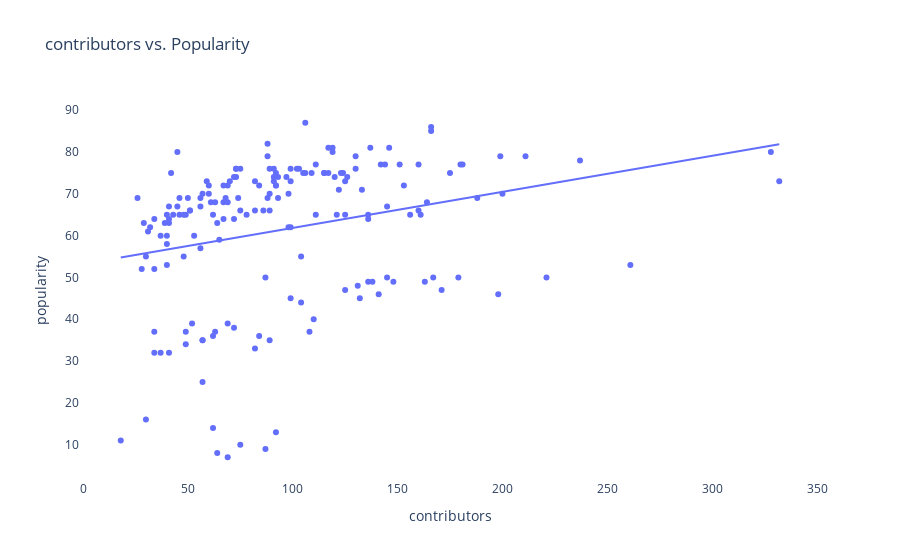
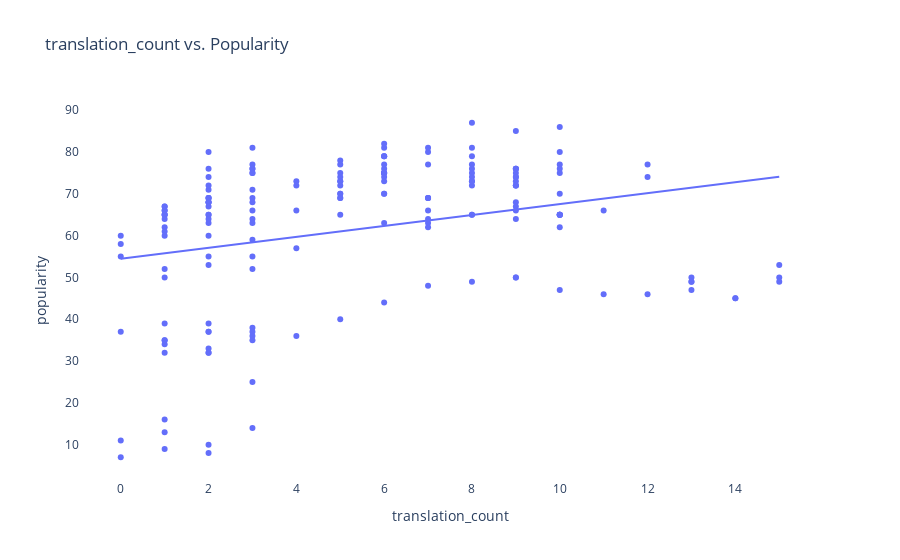
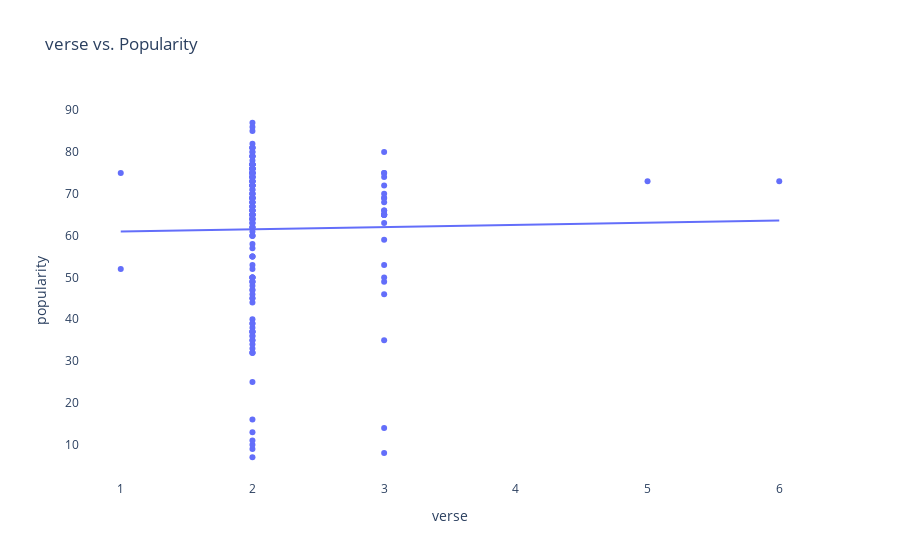
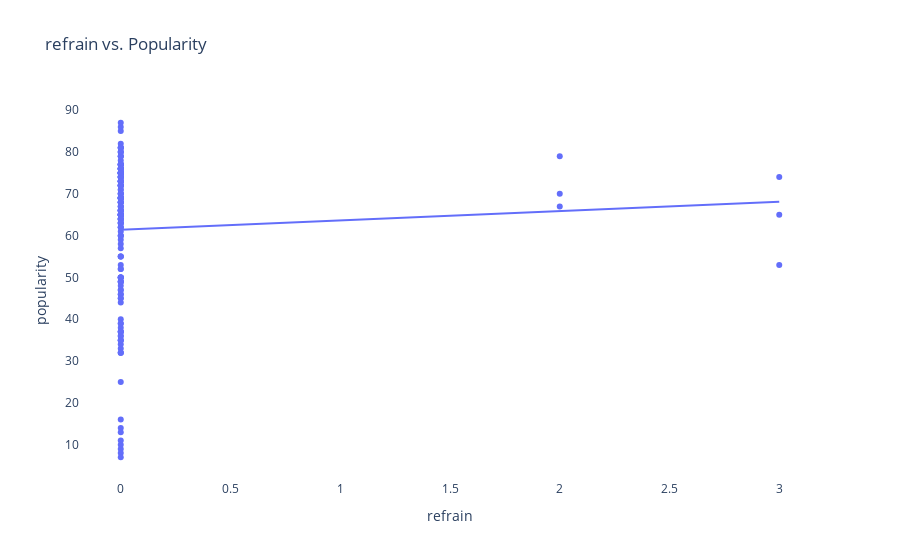

The cell these charts' notebook holds for them, in order:
### Code cell
# Create a scatterplot for each column in the dataframe against popularity
for col in df[numeric_columns].drop(columns='popularity'):
    fig = px.scatter(df, x=col, y='popularity', trendline="ols", title=f"{col} vs. Popularity")
    fig.update_layout(
        xaxis=dict(showgrid=False), 
        yaxis=dict(showgrid=False, range=[0, None]),
        plot_bgcolor='rgba(0,0,0,0)'
    )
    
    fig.show()

### Figure 1 — Plotly figure (JSON) as saved in the notebook; plotly's stock layout.template omitted (floating-point values rounded to 4 significant figures; data arrays with more than 128 entries replaced by an {"elided": "..."} marker saying what was removed)
{"data": [{"hovertemplate": "contributors=%{x}<br>popularity=%{y}<extra></extra>", "legendgroup": "", "marker": {"color": "#636efa", "symbol": "circle"}, "mode": "markers", "name": "", "orientation": "v", "showlegend": false, "type": "scatter", "x": {"elided": "179 int values"}, "xaxis": "x", "y": {"elided": "179 int values"}, "yaxis": "y"}, {"hovertemplate": "<b>OLS trendline</b><br>popularity = 0.0864216 * contributors + 53.1912<br>R<sup>2</sup>=0.070658<br><br>contributors=%{x}<br>popularity=%{y} <b>(trend)</b><extra></extra>", "legendgroup": "", "marker": {"color": "#636efa", "symbol": "circle"}, "mode": "lines", "name": "", "showlegend": false, "type": "scatter", "x": {"elided": "179 int values"}, "xaxis": "x", "y": {"elided": "179 float values"}, "yaxis": "y"}], "layout": {"autosize": true, "legend": {"tracegroupgap": 0}, "plot_bgcolor": "rgba(0, 0, 0, 0)", "title": {"text": "contributors vs. Popularity"}, "xaxis": {"anchor": "y", "autorange": true, "domain": [0, 1], "range": [-0.7761, 350.8], "showgrid": false, "title": {"text": "contributors"}, "type": "linear"}, "yaxis": {"anchor": "x", "autorange": true, "domain": [0, 1], "range": [0.3981, 93.6], "showgrid": false, "title": {"text": "popularity"}, "type": "linear"}}}

### Figure 2 — Plotly figure (JSON) as saved in the notebook; plotly's stock layout.template omitted (floating-point values rounded to 4 significant figures; data arrays with more than 128 entries replaced by an {"elided": "..."} marker saying what was removed)
{"data": [{"hovertemplate": "translation_count=%{x}<br>popularity=%{y}<extra></extra>", "legendgroup": "", "marker": {"color": "#636efa", "symbol": "circle"}, "mode": "markers", "name": "", "orientation": "v", "showlegend": false, "type": "scatter", "x": {"elided": "179 int values"}, "xaxis": "x", "y": {"elided": "179 int values"}, "yaxis": "y"}, {"hovertemplate": "<b>OLS trendline</b><br>popularity = 1.30887 * translation_count + 54.4465<br>R<sup>2</sup>=0.079232<br><br>translation_count=%{x}<br>popularity=%{y} <b>(trend)</b><extra></extra>", "legendgroup": "", "marker": {"color": "#636efa", "symbol": "circle"}, "mode": "lines", "name": "", "showlegend": false, "type": "scatter", "x": {"elided": "179 int values"}, "xaxis": "x", "y": {"elided": "179 float values"}, "yaxis": "y"}], "layout": {"autosize": true, "legend": {"tracegroupgap": 0}, "plot_bgcolor": "rgba(0, 0, 0, 0)", "title": {"text": "translation_count vs. Popularity"}, "xaxis": {"anchor": "y", "autorange": true, "domain": [0, 1], "range": [-0.8969, 15.9], "showgrid": false, "title": {"text": "translation_count"}, "type": "linear"}, "yaxis": {"anchor": "x", "autorange": true, "domain": [0, 1], "range": [0.3981, 93.6], "showgrid": false, "title": {"text": "popularity"}, "type": "linear"}}}

### Figure 3 — Plotly figure (JSON) as saved in the notebook; plotly's stock layout.template omitted (floating-point values rounded to 4 significant figures; data arrays with more than 128 entries replaced by an {"elided": "..."} marker saying what was removed)
{"data": [{"hovertemplate": "verse=%{x}<br>popularity=%{y}<extra></extra>", "legendgroup": "", "marker": {"color": "#636efa", "symbol": "circle"}, "mode": "markers", "name": "", "orientation": "v", "showlegend": false, "type": "scatter", "x": {"elided": "179 int values"}, "xaxis": "x", "y": {"elided": "179 int values"}, "yaxis": "y"}, {"hovertemplate": "<b>OLS trendline</b><br>popularity = 0.534717 * verse + 60.4357<br>R<sup>2</sup>=0.000253<br><br>verse=%{x}<br>popularity=%{y} <b>(trend)</b><extra></extra>", "legendgroup": "", "marker": {"color": "#636efa", "symbol": "circle"}, "mode": "lines", "name": "", "showlegend": false, "type": "scatter", "x": {"elided": "179 int values"}, "xaxis": "x", "y": {"elided": "179 float values"}, "yaxis": "y"}], "layout": {"autosize": true, "legend": {"tracegroupgap": 0}, "plot_bgcolor": "rgba(0, 0, 0, 0)", "title": {"text": "verse vs. Popularity"}, "xaxis": {"anchor": "y", "autorange": true, "domain": [0, 1], "range": [0.701, 6.299], "showgrid": false, "title": {"text": "verse"}, "type": "linear"}, "yaxis": {"anchor": "x", "autorange": true, "domain": [0, 1], "range": [0.3981, 93.6], "showgrid": false, "title": {"text": "popularity"}, "type": "linear"}}}

### Figure 4 — Plotly figure (JSON) as saved in the notebook; plotly's stock layout.template omitted (floating-point values rounded to 4 significant figures; data arrays with more than 128 entries replaced by an {"elided": "..."} marker saying what was removed)
{"data": [{"hovertemplate": "refrain=%{x}<br>popularity=%{y}<extra></extra>", "legendgroup": "", "marker": {"color": "#636efa", "symbol": "circle"}, "mode": "markers", "name": "", "orientation": "v", "showlegend": false, "type": "scatter", "x": {"elided": "179 int values"}, "xaxis": "x", "y": {"elided": "179 int values"}, "yaxis": "y"}, {"hovertemplate": "<b>OLS trendline</b><br>popularity = 2.22647 * refrain + 61.4112<br>R<sup>2</sup>=0.003472<br><br>refrain=%{x}<br>popularity=%{y} <b>(trend)</b><extra></extra>", "legendgroup": "", "marker": {"color": "#636efa", "symbol": "circle"}, "mode": "lines", "name": "", "showlegend": false, "type": "scatter", "x": {"elided": "179 int values"}, "xaxis": "x", "y": {"elided": "179 float values"}, "yaxis": "y"}], "layout": {"autosize": true, "legend": {"tracegroupgap": 0}, "plot_bgcolor": "rgba(0, 0, 0, 0)", "title": {"text": "refrain vs. Popularity"}, "xaxis": {"anchor": "y", "autorange": true, "domain": [0, 1], "range": [-0.1794, 3.179], "showgrid": false, "title": {"text": "refrain"}, "type": "linear"}, "yaxis": {"anchor": "x", "autorange": true, "domain": [0, 1], "range": [0.3981, 93.6], "showgrid": false, "title": {"text": "popularity"}, "type": "linear"}}}
